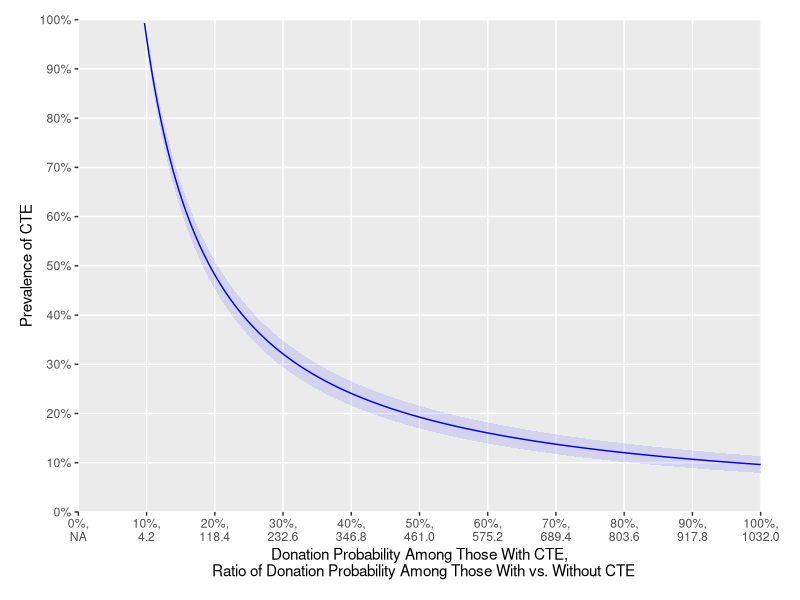

This figure's R source:
library(tidyverse)
library(ggthemes)

total_deaths <- 1142
total_cases <- 110
total_controls <- 1

#Create dataframe of donation probailities, then calculate and fill in prevalence and
#strength of selection effect
df <- as.data.frame(matrix(0, ncol = 1, nrow = 1000))

df <- df %>% 
  mutate(pdon_CTE = seq(0.001, 1, 0.001), #Probability of brain donation for CTE cases
         cases = total_cases/pdon_CTE,
         controls = total_deaths - cases,
         pdon_noCTE = total_controls/controls, #Probability of brain donation for no CTE
         prev = cases/total_deaths, #Prevalence
         ratio = pdon_CTE/pdon_noCTE, #Ratio or strength of selection effect
         ll = prev - 1.96*sqrt((prev*(1-prev))/total_deaths), #Binomial CI calculations
         ul = prev + 1.96*sqrt((prev*(1-prev))/total_deaths)) %>% 
  select(-V1)

#Plot results
(prev_plot <- df %>% 
  filter(prev <= 1.0) %>% 
  ggplot(aes(x = pdon_CTE, y = prev)) +
  geom_line(color = "blue") +
  geom_ribbon(aes(ymin = ll, ymax = ul), alpha = 0.1, fill = "blue") +
  coord_cartesian(ylim = c(0,1.0), xlim = c(0,1)) +
  scale_y_continuous("Prevalence of CTE", breaks = seq(0, 1, 0.1), expand = c(0,0),
                     labels = c("0%", "10%", "20%", "30%", "40%", "50%", "60%", "70%",
                                "80%", "90%", "100%")) +
  scale_x_continuous("Donation Probability Among Those With CTE,
  Ratio of Donation Probability Among Those With vs. Without CTE", 
                     breaks = seq(0, 1, 0.1), expand = c(0,0),
                     labels = c("0%,\nNA", "10%,\n4.2", "20%,\n118.4", "30%,\n232.6",
                                "40%,\n346.8", "50%,\n461.0", "60%,\n575.2",
                                "70%,\n689.4", "80%,\n803.6", "90%,\n917.8",
                                "100%,\n1032.0")) +
  theme(panel.grid.minor = element_blank(),
        plot.margin = unit(c(0.5,1,0.5,0.5), "cm")))

# #The following is just a second way to print the above graph that creates the tick marks by
# #natural cutpoints in the strength of the selection effect rather than % of players with CTE
# #who donated their brains. It is commented out as it wasn't used in the paper.
# 
# 
# #Start from ratio/strength of selection effect
# df <- as.data.frame(matrix(0, ncol = 1, nrow = 1032))
# 
# df <- df %>% 
#   mutate(ratio = seq(1, 1032, 1),
#          pdon_CTE = (110 + ratio)/total_deaths,
#          pdon_noCTE = pdon_CTE/ratio,
#          cases = total_cases/pdon_CTE,
#          controls = total_controls/pdon_noCTE,
#          prev = cases/total_deaths,
#          ll = prev - 1.96*sqrt((prev*(1-prev))/total_deaths),
#          ul = prev + 1.96*sqrt((prev*(1-prev))/total_deaths)) %>% 
#   select(-V1)
# 
# (prev_plot <- df %>% 
#     filter(prev <= 1.0) %>% 
#     ggplot(aes(x = ratio, y = prev)) +
#     geom_line(color = "blue") +
#     coord_cartesian(ylim = c(0,1.0), xlim = c(0,1050)) +
#     scale_y_continuous("Prevalence of CTE", breaks = seq(0, 1, 0.1), expand = c(0,0),
#                        labels = c("0%", "10%", "20%", "30%", "40%", "50%", "60%", "70%",
#                                   "80%", "90%", "100%")) +
#     scale_x_continuous("Ratio of Donation Probability Among Those With vs. Without CTE, 
#     Donation Probability Among Those With CTE", 
#                        breaks = seq(0, 1000, 100), expand = c(0,0),
#                        labels = c("1,\n9.7%", "100,\n18.4%", "200,\n27.1%", "300,\n35.9%",
#                                   "400,\n44.7%", "500,\n53.4%", "600,\n62.2%",
#                                   "700,\n70.9%", "800,\n79.7%", "900,\n88.4%",
#                                   "1000,\n97.2%")) +
#     theme(panel.grid.minor = element_blank(),
#           plot.margin = unit(c(0.5,1,0.5,0.5), "cm")))

